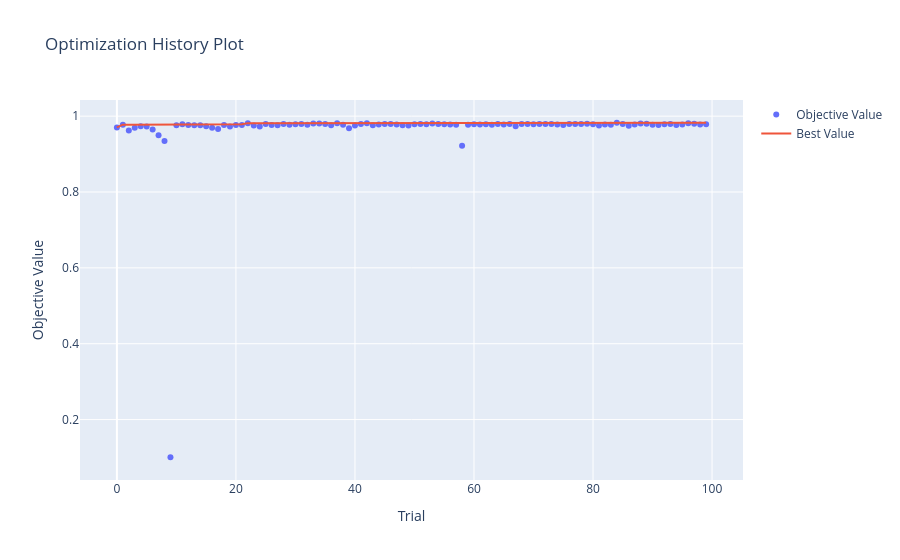

Notebook code cell kept with this figure:
### Code cell
# 5. Interactive optimization plot
fig = optuna.visualization.plot_optimization_history(study)
fig.show()
